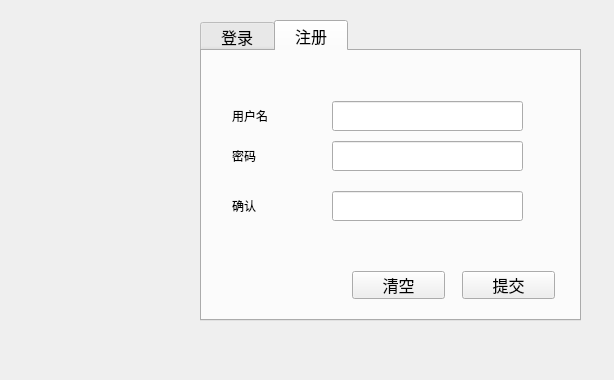
<?xml version="1.0" encoding="UTF-8"?>
<ui version="4.0">
 <class>LoginDialog</class>
 <widget class="QDialog" name="LoginDialog">
  <property name="geometry">
   <rect>
    <x>0</x>
    <y>0</y>
    <width>614</width>
    <height>380</height>
   </rect>
  </property>
  <property name="windowTitle">
   <string>Dialog</string>
  </property>
  <widget class="QTabWidget" name="tabWidget_2">
   <property name="geometry">
    <rect>
     <x>200</x>
     <y>20</y>
     <width>381</width>
     <height>301</height>
    </rect>
   </property>
   <property name="font">
    <font>
     <pointsize>12</pointsize>
    </font>
   </property>
   <property name="currentIndex">
    <number>1</number>
   </property>
   <widget class="QWidget" name="tab_3">
    <attribute name="title">
     <string>  登录  </string>
    </attribute>
    <widget class="QLabel" name="lb_name">
     <property name="geometry">
      <rect>
       <x>20</x>
       <y>40</y>
       <width>72</width>
       <height>30</height>
      </rect>
     </property>
     <property name="font">
      <font>
       <pointsize>9</pointsize>
      </font>
     </property>
     <property name="text">
      <string>用户名</string>
     </property>
    </widget>
    <widget class="QLabel" name="lb_password">
     <property name="geometry">
      <rect>
       <x>30</x>
       <y>90</y>
       <width>72</width>
       <height>30</height>
      </rect>
     </property>
     <property name="font">
      <font>
       <pointsize>9</pointsize>
      </font>
     </property>
     <property name="text">
      <string>密码</string>
     </property>
    </widget>
    <widget class="QLineEdit" name="le_name">
     <property name="geometry">
      <rect>
       <x>120</x>
       <y>40</y>
       <width>191</width>
       <height>30</height>
      </rect>
     </property>
     <property name="toolTip">
      <string>输入用户名或密码，长度 不超过10 位</string>
     </property>
    </widget>
    <widget class="QLineEdit" name="le_password">
     <property name="geometry">
      <rect>
       <x>120</x>
       <y>90</y>
       <width>191</width>
       <height>30</height>
      </rect>
     </property>
     <property name="echoMode">
      <enum>QLineEdit::Password</enum>
     </property>
    </widget>
    <widget class="QPushButton" name="pb_clear">
     <property name="geometry">
      <rect>
       <x>160</x>
       <y>220</y>
       <width>93</width>
       <height>28</height>
      </rect>
     </property>
     <property name="text">
      <string>清空</string>
     </property>
    </widget>
    <widget class="QPushButton" name="pb_commit">
     <property name="geometry">
      <rect>
       <x>270</x>
       <y>220</y>
       <width>93</width>
       <height>28</height>
      </rect>
     </property>
     <property name="text">
      <string>提交</string>
     </property>
    </widget>
   </widget>
   <widget class="QWidget" name="tab_5">
    <attribute name="title">
     <string>  注册  </string>
    </attribute>
    <widget class="QLabel" name="lb_register_name">
     <property name="geometry">
      <rect>
       <x>30</x>
       <y>50</y>
       <width>72</width>
       <height>30</height>
      </rect>
     </property>
     <property name="font">
      <font>
       <pointsize>9</pointsize>
      </font>
     </property>
     <property name="text">
      <string>用户名</string>
     </property>
    </widget>
    <widget class="QLineEdit" name="le_register_password">
     <property name="geometry">
      <rect>
       <x>130</x>
       <y>90</y>
       <width>191</width>
       <height>30</height>
      </rect>
     </property>
     <property name="echoMode">
      <enum>QLineEdit::Password</enum>
     </property>
    </widget>
    <widget class="QLineEdit" name="le_register_name">
     <property name="geometry">
      <rect>
       <x>130</x>
       <y>50</y>
       <width>191</width>
       <height>30</height>
      </rect>
     </property>
    </widget>
    <widget class="QLabel" name="lb_register_password">
     <property name="geometry">
      <rect>
       <x>30</x>
       <y>90</y>
       <width>72</width>
       <height>30</height>
      </rect>
     </property>
     <property name="font">
      <font>
       <pointsize>9</pointsize>
      </font>
     </property>
     <property name="text">
      <string>密码</string>
     </property>
    </widget>
    <widget class="QLabel" name="lb_register_confirm">
     <property name="geometry">
      <rect>
       <x>30</x>
       <y>140</y>
       <width>72</width>
       <height>30</height>
      </rect>
     </property>
     <property name="font">
      <font>
       <pointsize>9</pointsize>
      </font>
     </property>
     <property name="text">
      <string>确认</string>
     </property>
    </widget>
    <widget class="QLineEdit" name="le_register_confirm">
     <property name="geometry">
      <rect>
       <x>130</x>
       <y>140</y>
       <width>191</width>
       <height>30</height>
      </rect>
     </property>
     <property name="echoMode">
      <enum>QLineEdit::Password</enum>
     </property>
    </widget>
    <widget class="QPushButton" name="pb_register_clear">
     <property name="geometry">
      <rect>
       <x>150</x>
       <y>220</y>
       <width>93</width>
       <height>28</height>
      </rect>
     </property>
     <property name="text">
      <string>清空</string>
     </property>
    </widget>
    <widget class="QPushButton" name="pb_register_commit">
     <property name="geometry">
      <rect>
       <x>260</x>
       <y>220</y>
       <width>93</width>
       <height>28</height>
      </rect>
     </property>
     <property name="text">
      <string>提交</string>
     </property>
    </widget>
   </widget>
  </widget>
  <widget class="QLabel" name="lb_icon">
   <property name="geometry">
    <rect>
     <x>10</x>
     <y>70</y>
     <width>171</width>
     <height>231</height>
    </rect>
   </property>
   <property name="text">
    <string/>
   </property>
   <property name="pixmap">
    <pixmap resource="resource.qrc">:/tx/6.png</pixmap>
   </property>
   <property name="scaledContents">
    <bool>true</bool>
   </property>
   <property name="alignment">
    <set>Qt::AlignCenter</set>
   </property>
  </widget>
 </widget>
 <tabstops>
  <tabstop>tabWidget_2</tabstop>
  <tabstop>le_name</tabstop>
  <tabstop>le_password</tabstop>
  <tabstop>pb_commit</tabstop>
  <tabstop>pb_clear</tabstop>
  <tabstop>le_register_name</tabstop>
  <tabstop>le_register_password</tabstop>
  <tabstop>le_register_confirm</tabstop>
  <tabstop>pb_register_commit</tabstop>
  <tabstop>pb_register_clear</tabstop>
 </tabstops>
 <resources>
  <include location="resource.qrc"/>
 </resources>
 <connections/>
</ui>
